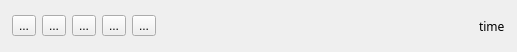
<?xml version="1.0" encoding="UTF-8"?>
<ui version="4.0">
 <class>Form</class>
 <widget class="QWidget" name="Form">
  <property name="geometry">
   <rect>
    <x>0</x>
    <y>0</y>
    <width>517</width>
    <height>52</height>
   </rect>
  </property>
  <property name="windowTitle">
   <string>Form</string>
  </property>
  <layout class="QHBoxLayout" name="horizontalLayout_2">
   <property name="leftMargin">
    <number>12</number>
   </property>
   <property name="topMargin">
    <number>3</number>
   </property>
   <property name="rightMargin">
    <number>12</number>
   </property>
   <property name="bottomMargin">
    <number>3</number>
   </property>
   <item>
    <layout class="QHBoxLayout" name="horizontalLayout">
     <item>
      <widget class="QToolButton" name="direction">
       <property name="toolTip">
        <string>Reverse</string>
       </property>
       <property name="text">
        <string>...</string>
       </property>
       <property name="icon">
        <iconset resource="icons.qrc">
         <normaloff>:/images/icons/arrow_rotate_anticlockwise.png</normaloff>:/images/icons/arrow_rotate_anticlockwise.png</iconset>
       </property>
      </widget>
     </item>
     <item>
      <widget class="QToolButton" name="rewind">
       <property name="toolTip">
        <string>Time slower</string>
       </property>
       <property name="text">
        <string>...</string>
       </property>
       <property name="icon">
        <iconset resource="icons.qrc">
         <normaloff>:/images/icons/control_rewind.png</normaloff>:/images/icons/control_rewind.png</iconset>
       </property>
      </widget>
     </item>
     <item>
      <widget class="QToolButton" name="forward">
       <property name="toolTip">
        <string>Time faster</string>
       </property>
       <property name="text">
        <string>...</string>
       </property>
       <property name="icon">
        <iconset resource="icons.qrc">
         <normaloff>:/images/icons/control_fastforward.png</normaloff>:/images/icons/control_fastforward.png</iconset>
       </property>
      </widget>
     </item>
     <item>
      <widget class="QToolButton" name="play">
       <property name="toolTip">
        <string>Play/Pause</string>
       </property>
       <property name="text">
        <string>...</string>
       </property>
       <property name="icon">
        <iconset resource="icons.qrc">
         <normaloff>:/images/icons/control_play.png</normaloff>:/images/icons/control_play.png</iconset>
       </property>
      </widget>
     </item>
     <item>
      <widget class="QToolButton" name="pause">
       <property name="text">
        <string>...</string>
       </property>
       <property name="icon">
        <iconset resource="icons.qrc">
         <normaloff>:/images/icons/control_pause.png</normaloff>:/images/icons/control_pause.png</iconset>
       </property>
      </widget>
     </item>
     <item>
      <spacer name="horizontalSpacer">
       <property name="orientation">
        <enum>Qt::Horizontal</enum>
       </property>
       <property name="sizeHint" stdset="0">
        <size>
         <width>40</width>
         <height>20</height>
        </size>
       </property>
      </spacer>
     </item>
     <item>
      <widget class="QLabel" name="timeDisplay">
       <property name="font">
        <font>
         <family>PT Mono</family>
        </font>
       </property>
       <property name="toolTip">
        <string>Current time</string>
       </property>
       <property name="text">
        <string>time</string>
       </property>
      </widget>
     </item>
    </layout>
   </item>
  </layout>
 </widget>
 <resources>
  <include location="icons.qrc"/>
 </resources>
 <connections/>
</ui>
